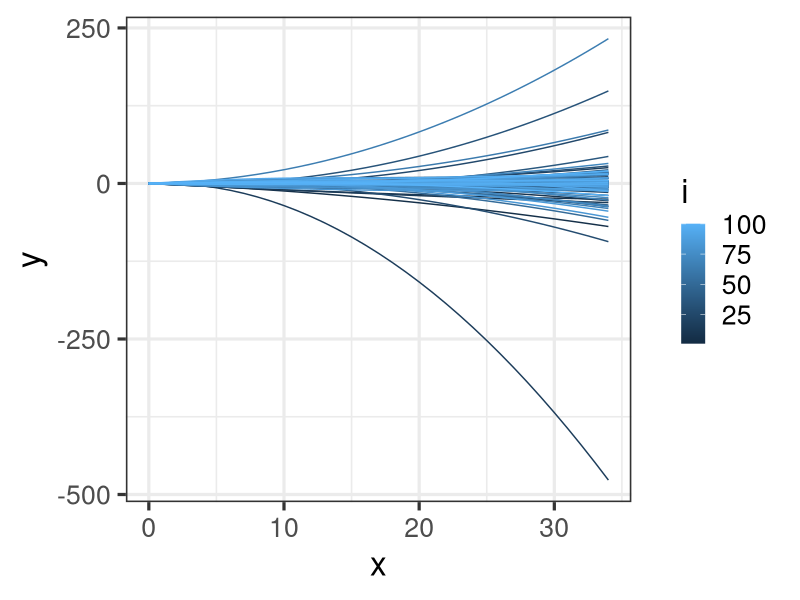
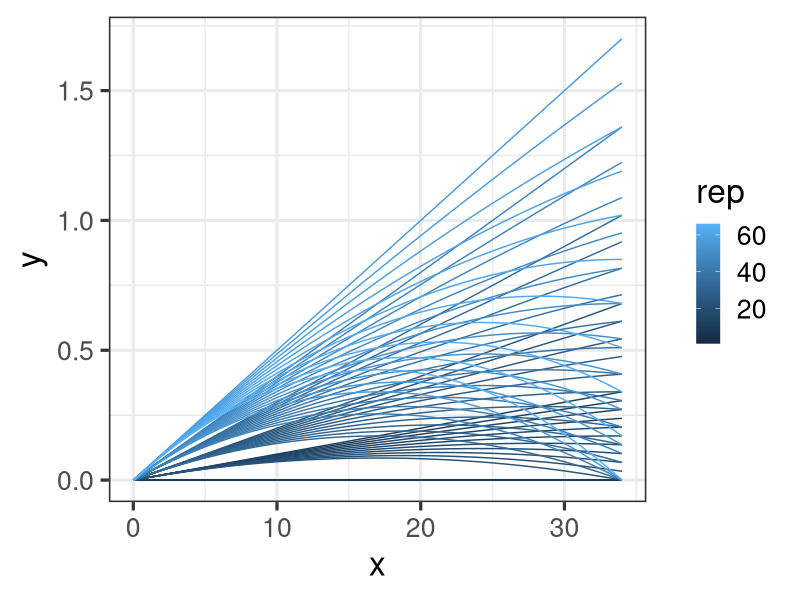
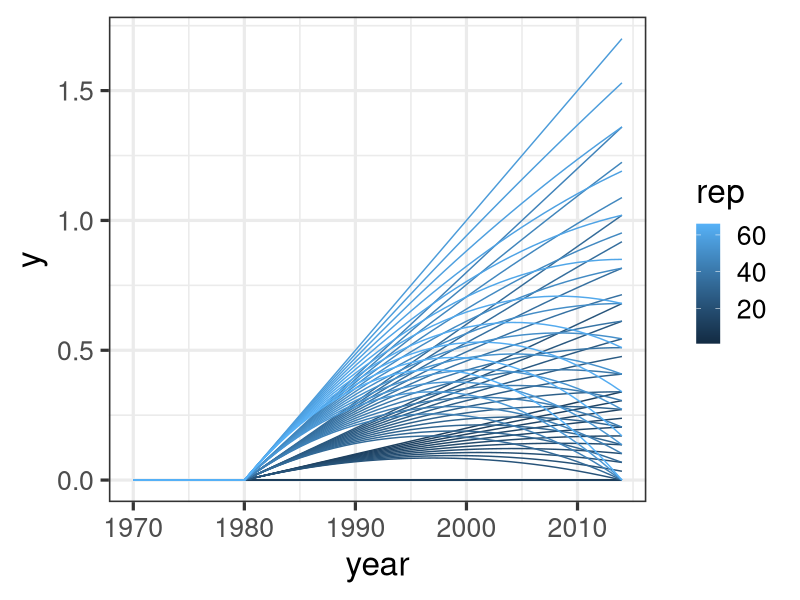
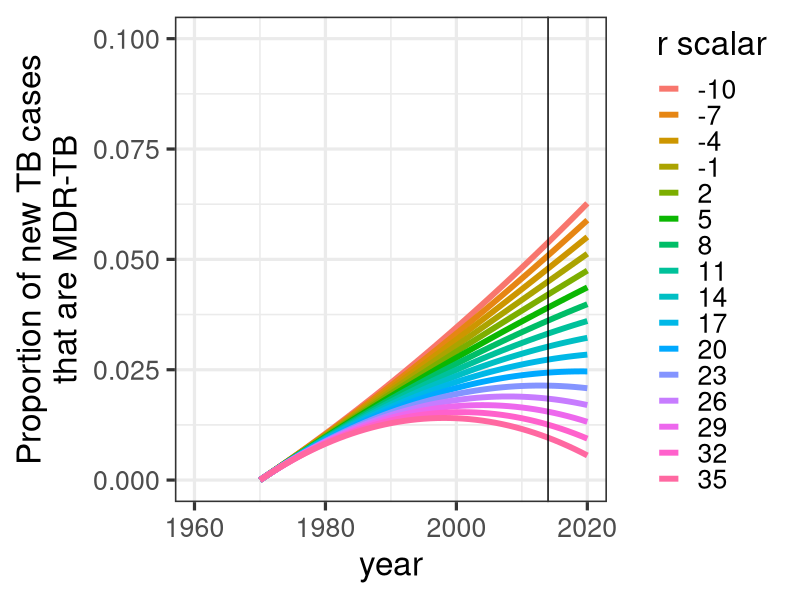
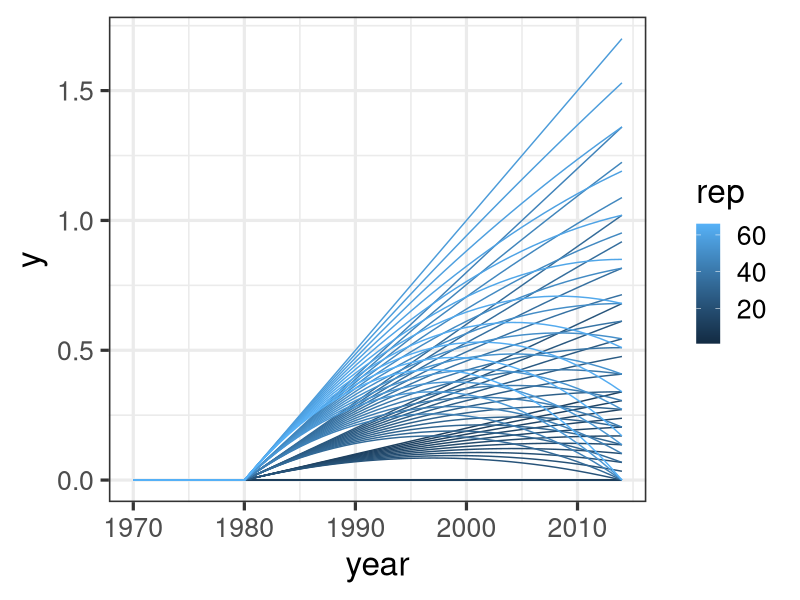
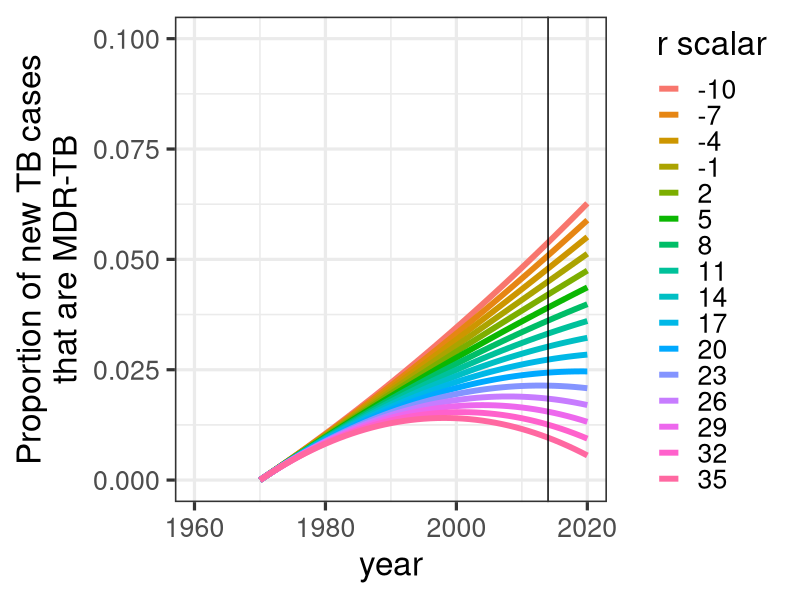

Generate these figures, in order, with R:
#### Curve play

library(ggplot2)
library(boot)
theme_set(theme_bw(base_size = 24))
x <- seq(0,34, 1)

# Time when MDR > 0
t_mdr <- 0
# SD
#24 - (1.96)(s) = 14 # 1970 earliest
#24 + (1.96)(s) = 34 # 1990 latest

s_mdr <- (24-14)/(1.96) # 5.1 

# Slope of linear
b <- 0

# Slope of quadratic
c <- 0

# rho = t_mdr*c / b

curves <- c()

for(i in 1:100){
  
  t_mdr <- rnorm(1, 10, s_mdr) # sample time to MDR > 0
  
  b <- rnorm(1, 0,0.5)
  
  rho <- runif(1, 0,1)  
  
  c <- b * rho / t_mdr
  
  y <- b*x - c*x^2
  
  curves <- rbind(curves, cbind(i,x, y,t_mdr,b,rho,c))
  
}

curves <- as.data.frame(curves)

ggplot(curves, aes(x=x, y = y, group = i, colour = i)) + geom_line()


#### sequence
tseq <- 34 #seq(5,24,5)
bseq <- seq(0,0.05,0.01)
rhoseq <- seq(0,1,0.1)

curves <- c()
rep <- 0

for(i in 1:length(tseq)){
  for(j in 1:length(bseq)){
    for(k in 1:length(rhoseq)){
      
      t_mdr <- tseq[i]
      
      b <- bseq[j]
      
      rho <- rhoseq[k]
      
      c <- rho * b / t_mdr
      
      x <- matrix(0,1,45 - t_mdr)
      x <- c(x,seq(1,t_mdr,1))
       
        y <- b*(x) - c*x^2 
      
        rep = rep + 1
        
        year = seq(1970,2014,1)
        curves <- rbind(curves, cbind(rep,x, y,t_mdr,b,rho,c,year))
      
    }
  }
}

curves <- as.data.frame(curves)

ggplot(curves, aes(x=x, y = y, group = rep, colour = rep)) + geom_line() 
ggplot(curves, aes(x=year, y = y, group = rep, colour = rep)) + geom_line() 
ggsave("~/Dropbox/MDR/output/prior_curves_34.pdf")

#### sequence
tseq <- 1970 #seq(1970,2014,5)
bseq <- 0.001 #seq(0,0.05,0.01)
rhoseq <- seq(-10,36,3)

curves <- c()
rep <- 0

for(i in 1:length(tseq)){
  for(j in 1:length(bseq)){
    for(k in 1:length(rhoseq)){
      
      t_mdr <- tseq[i]
      
      b <- bseq[j]
      
      rho <- rhoseq[k]
      
      c <- rho * b / t_mdr
      
      x <- seq(1960, 2020,1)
      x <- x - t_mdr
      
      y <- b*(x) - c*x^2
      #yi <- inv.logit(b*(x) - c*x^2) - 0.5
      
      rep = rep + 1
      print(rep)
      
      year = seq(1960,2020,1)
      curves <- rbind(curves, cbind(rep,x, y, t_mdr,b,rho,c,year))
      
    }
  }
}

curves <- as.data.frame(curves)

#ggplot(curves, aes(x=x, y = y, group = rep, colour = rep)) + geom_line() 
ggplot(curves, aes(x=year, y = y, group = rep, colour = factor(rho))) + geom_line(lwd = 2) + scale_y_continuous("Proportion of new TB cases\nthat are MDR-TB",limits = c(0,0.1)) + 
  geom_vline(xintercept = 2014) + scale_color_discrete("r scalar") 
ggsave("~/Dropbox/MDR/output/prior_curves_r_small.pdf")
